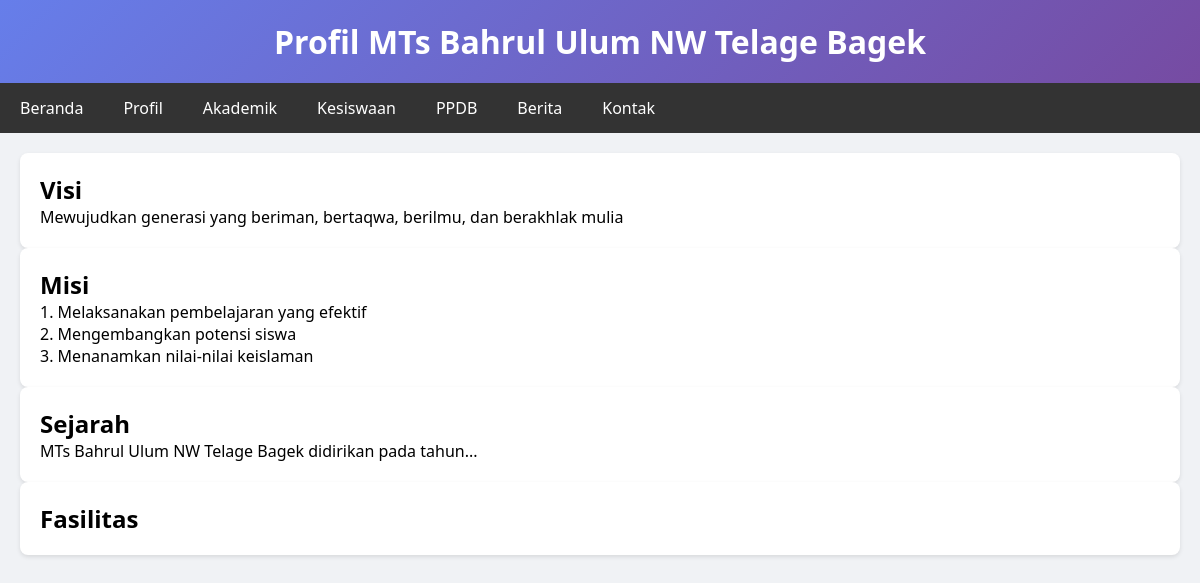
/profil.php, run on the app's committed database.
### tables this page shows
CREATE TABLE profil (
    id INT AUTO_INCREMENT PRIMARY KEY,
    tipe ENUM('visi', 'misi', 'sejarah', 'fasilitas', 'struktur') NOT NULL,
    konten TEXT,
    foto VARCHAR(255),
    created_at TIMESTAMP DEFAULT CURRENT_TIMESTAMP,
    updated_at TIMESTAMP DEFAULT CURRENT_TIMESTAMP ON UPDATE CURRENT_TIMESTAMP
);

### config/database.php (called while the page is built, shortened)
<?php
$host = 'localhost';
$user = 'root';
$password = '';
$database = 'db_mts_bahrul_ulum';
$conn = mysqli_connect($host, $user, $password, $database);
mysqli_set_charset($conn, "utf8");
function query($sql) {
    global $conn;
    return mysqli_query($conn, $sql);
}
function fetch($result) {
    return mysqli_fetch_assoc($result);
}
?>

### public/profil.php (the view, shortened to what this page needs)
<?php
require_once '../config/database.php';
$profil = [];
$result = query("SELECT * FROM profil");
while ($row = fetch($result)) {
    $profil[$row['tipe']] = $row;
}
?>
<!DOCTYPE html>
<html>
<head>
    <link rel="stylesheet" href="../assets/css/style.css">
</head>
<body>
    <div class="header">
        <h1>Profil MTs Bahrul Ulum NW Telage Bagek</h1>
    </div>
    <div class="nav">
        <a href="index.php">Beranda</a>
        <a href="profil.php">Profil</a>
        <a href="akademik.php">Akademik</a>
        <a href="kesiswaan.php">Kesiswaan</a>
        <a href="ppdb.php">PPDB</a>
        <a href="berita.php">Berita</a>
        <a href="kontak.php">Kontak</a>
    </div>
    <div class="container">
        <div class="card">
            <h2>Visi</h2>
            <p><?= nl2br(htmlspecialchars($profil['visi']['konten'] ?? '')) ?></p>
        </div>
        <div class="card">
            <h2>Misi</h2>
            <p><?= nl2br(htmlspecialchars($profil['misi']['konten'] ?? '')) ?></p>
        </div>
        <div class="card">
            <h2>Sejarah</h2>
            <p><?= nl2br(htmlspecialchars($profil['sejarah']['konten'] ?? '')) ?></p>
        </div>
        <div class="card">
            <h2>Fasilitas</h2>
        </div>
    </div>
</body>
</html>

### assets/css/style.css (style rules this page uses)
* { margin: 0; padding: 0; box-sizing: border-box; }
body { font-family: 'Segoe UI', Tahoma, Geneva, Verdana, sans-serif; background: #f0f2f5; }
.container { max-width: 1200px; margin: 0 auto; padding: 20px; }
.header { background: linear-gradient(135deg, #667eea 0%, #764ba2 100%); color: white; padding: 20px; text-align: center; }
.nav { background: #333; overflow: hidden; }
.nav a { float: left; display: block; color: white; text-align: center; padding: 14px 20px; text-decoration: none; }
.card { background: white; border-radius: 8px; padding: 20px; box-shadow: 0 2px 4px rgba(0,0,0,0.1); }

### data on the page
profil: konten "Mewujudkan generasi yang beriman, bertaqwa, berilmu, dan berakhlak mulia"
profil: konten "1. Melaksanakan pembelajaran yang efektif 2. Mengembangkan potensi siswa 3. Menanamkan nilai-nilai keislaman"
profil: konten "MTs Bahrul Ulum NW Telage Bagek didirikan pada tahun..."
